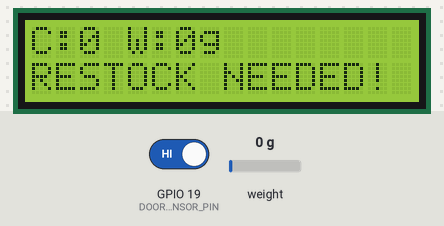
This sketch was run on a simulated ESP32. On the bench: 16×2 character LCD. The inputs (shaded band) are chosen by the test bench; at power-on: GPIO 19 (DOOR_SENSOR_PIN) HIGH, weight on the scale 0 g. WiFi joins after 1.5 s; servers stay silent unless stated; what the sketch prints to the serial monitor is not drawn.

Above: at 11.4 s.
11.5 s: GPIO 19 (DOOR_SENSOR_PIN) driven LOW
At 13.2 s:
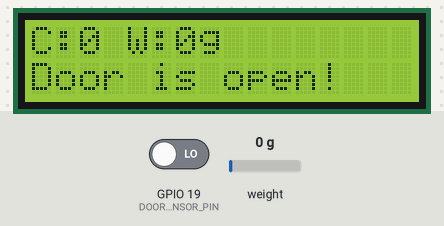
18.2 s: weight on the scale set to 1250 g
At 19.9 s:
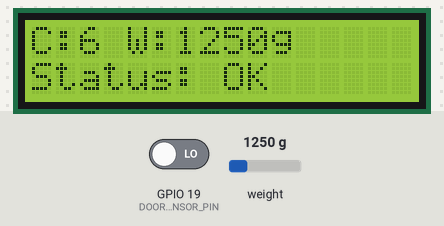
24.9 s: weight on the scale set to 100 g
At 27.8 s:
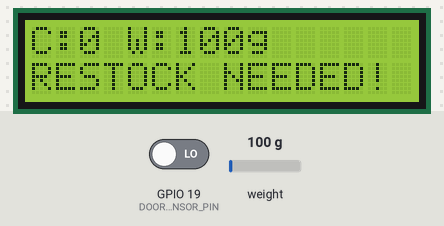
30.4 s: weight on the scale set to 2500 g
At 32.4 s:
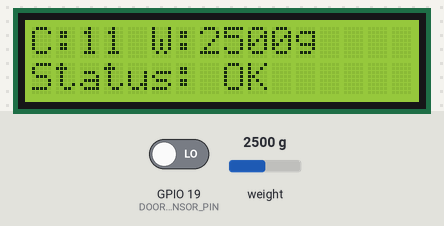
34.4 s: GPIO 19 (DOOR_SENSOR_PIN) driven HIGH
Timing chart, 0 to 37.4 s (numbered marks = the images above; inputs shaded):
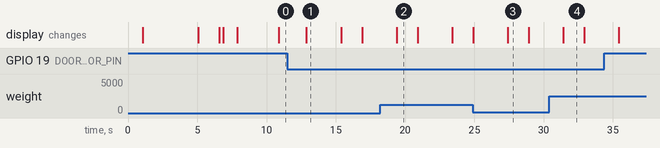

The sketch:

final_submission.ino
```cpp
// Blynk info
#define BLYNK_TEMPLATE_ID "TMPL2V_0Xx4m7"
#define BLYNK_TEMPLATE_NAME "Refrigerator Tray"
#define BLYNK_AUTH_TOKEN "ICVp5uCaCj8FLTFO0eS7Tl5xGXeuRRuC"

// libraries
#include <WiFi.h>
#include <BlynkSimpleEsp32.h>
#include "HX711.h"
#include <LiquidCrystal.h>

// Wi-Fi credentials
char ssid[] = "net";
char pass[] = "whatever";

// HX711 settings
#define DOUT1 4   // amplifer data out pin connected to GPIO 4
#define SCK1 5    // amplifier serial clock pin connected to GPIO 5
HX711 scale1;

// item settings
#define ITEM_WEIGHT 225.0     // weight of one item in grams
#define RESTOCK_THRESHOLD 2     // alert when restock is needed
#define NOISE_THRESHOLD 10.0    // ignore changes smaller than this
#define ZERO_THRESHOLD 20.0     // treat values below this as zero
#define DOOR_SENSOR_PIN  19     // door sensor pin connected to GPIO 19


// LCD pins (RS, E, D4, D5, D6, D7)
LiquidCrystal lcd(33, 32, 25, 26, 27, 14);


BlynkTimer timer;
float last_weight = 0;
int item_count = 0;
bool restockNotified = false;
bool scale_ready = false;
int doorState;
bool isDoorOpen = false;
bool toggle = false;
bool doorNotified = false;
float calibration_factor = 415.29151515151515151515151515151515151515151515151515151515;

void setup() {
  Serial.begin(115200);
  delay(1000);

  pinMode(DOOR_SENSOR_PIN, INPUT_PULLUP);

  // setup LCD
  lcd.begin(16, 2);
  lcd.print("Initializing...");

  // setup scale
  scale1.begin(DOUT1, SCK1);
  Serial.println("Waiting for scale to be ready...");
  while (!scale1.is_ready()) {
    delay(100);
  }
  scale1.set_scale(calibration_factor);
  delay(2000);  // delay for stabilization

  // get average of 10 readings
  float rawWeight = scale1.get_units(10);

  // if current weight is below 175 (no chocolate mix on the scale), tare
  if (abs(rawWeight) < 175.0) {
    scale1.tare();
    Serial.println("Scale tared (tray empty)");
  }
  else {
   Serial.println("Tray not empty — skipping tare");
  }
  scale_ready = true;
  Serial.println("Scale ready");


  // connect to Wi-Fi
  lcd.clear();
  lcd.print("Connecting WiFi");

  WiFi.setHostname("ESP32-FridgeTray");
  WiFi.mode(WIFI_STA);
  WiFi.begin(ssid, pass);

  int wifiTimeout = 0;
  while (WiFi.status() != WL_CONNECTED) {
    delay(500);
    Serial.print(".");
    wifiTimeout++;
    if (wifiTimeout > 20) {
      Serial.println("WiFi Failed!");
      lcd.clear();
      lcd.print("WiFi Failed!");
      return;
    }
  }

  Serial.println("WiFi connected");
  lcd.clear();
  lcd.print("WiFi OK");

  // connect to Blynk
  Blynk.config(BLYNK_AUTH_TOKEN);
  Blynk.connect();

  int blynkTimeout = 0;
  while (!Blynk.connected()) {
    Blynk.run();
    delay(500);
    Serial.print("#");
    blynkTimeout++;
    if (blynkTimeout > 20) {
      Serial.println("Blynk Failed!");
      lcd.clear();
      lcd.print("Blynk Failed!");
      return;
    }
  }

  Serial.println("Blynk connected");


  lcd.clear();
  lcd.print("System Ready");
  delay(1000);
  lcd.clear();

  // perform weight & door checks every 2 seconds
  timer.setInterval(2000L, checkWeight);
  timer.setInterval(2000L, checkDoor);
  Serial.println("Setup complete");
}

void checkWeight() {
  if (!scale_ready || !scale1.is_ready()) {
    Serial.println("Scale not ready");
    return;
  }

  float current_weight = scale1.get_units(10);

  // if current weight is below zero threshold, consider the weight 0
  if (abs(current_weight) < ZERO_THRESHOLD) {
    current_weight = 0;
  }


  // if weight detected is greater than noise threshold, increase item count
  if (abs(current_weight - last_weight) > NOISE_THRESHOLD) {
    last_weight = current_weight;
    item_count = max(0, (int)round(current_weight / ITEM_WEIGHT));


    // send to Blynk
    Blynk.virtualWrite(V0, last_weight);
    Blynk.virtualWrite(V1, item_count);
    Blynk.virtualWrite(V2, item_count < RESTOCK_THRESHOLD ? 2 : 0);

    Serial.print("Weight: ");
    Serial.print(current_weight);
    Serial.print("g, Count: ");
    Serial.print(item_count);
    Serial.println(" items");

    notifyRestock();
  }
  updateLCD();
}

void checkDoor(){
  doorState = digitalRead(DOOR_SENSOR_PIN); // read door state
    if (doorState == HIGH) {
    Serial.println("The door is closed");
    isDoorOpen = false;
  }
  else {
    Serial.println("The door is open");
    isDoorOpen = true;
    Blynk.virtualWrite(V3, isDoorOpen);
    toggle = true;
    updateLCD();
  }
}

void updateLCD() {
  // print item count and weight on first row
  lcd.setCursor(0, 0);
  lcd.print("C:");
  lcd.print(item_count);
  lcd.print(" W:");
  // if measured weight is -ve, consider it 0
  if (last_weight <= 0) {
    last_weight = 0;
  }
  lcd.print(last_weight, 0);
  lcd.print("g    ");

  // print sttaus lines on second row
  lcd.setCursor(0, 1);
  if (isDoorOpen) {
    // toggles between "Door is open!" and item count status
    if (toggle) {
      lcd.print("Door is open!   ");
      delay(1500);
    }
    else {
      if (item_count < RESTOCK_THRESHOLD && item_count >= 0) {
        lcd.print("RESTOCK NEEDED! ");
        delay(1500);
      }
      else {
        lcd.print("Status: OK      ");
        delay(1500);
      }
    }
    toggle = !toggle;  // flip toggle for next update
  }
  else {
    // if door is closed, just show item count status
    if (item_count < RESTOCK_THRESHOLD && item_count >= 0) {
      lcd.print("RESTOCK NEEDED! ");
    }
    else {
      lcd.print("Status: OK      ");
    }
  }
}

// send Blynk notification if restock is needed
void notifyRestock(){
  if(item_count < RESTOCK_THRESHOLD)
    Blynk.logEvent("restock_needed");
    //restockNotified = true;
  }
  // else if (item_count >= RESTOCK_THRESHOLD) {
  //   restockNotified = false;
  // }


// send Blynk notification if door is open
void notifyDoor(){
  if (isDoorOpen && !doorNotified){
    Blynk.logEvent("door_is_open");
    doorNotified = true;
  }
  else if (!isDoorOpen) {
    doorNotified = false;
  }
}

void loop() {
  Blynk.run();
  notifyDoor();

  timer.run();
}
```

Measured:
- after the input at 11.5 s, the display: changes after 1.4 s (image 1)
- after the input at 18.2 s, the display: changes after 1.2 s (image 2)
- after the input at 24.9 s, the display: first differs from a run without the input after 2.5 s (image 3)
- after the input at 30.4 s, the display: changes after 1.0 s (image 4)
- what the display in image 1 shows lasts 2.5 s, from 12.9 s to 15.4 s
- what the display in image 2 shows lasts 1.5 s, from 19.4 s to 20.9 s
